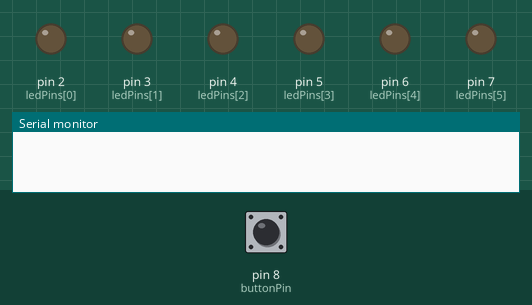
Bench run of a sketch on a simulated Arduino Uno, built with avr-gcc and run on an emulated ATmega328P. Parts: output pins drawn as LEDs (lit = HIGH), the last lines printed to the serial monitor. Inputs (shaded band) come from the test bench; at power-on: pin 8 (buttonPin) LOW. Random numbers use the default seed unless the sketch sets one.

Above: at 1.2 s.
1.3 s: pin 8 (buttonPin) pulled HIGH for 0.15 s
At 2.5 s:
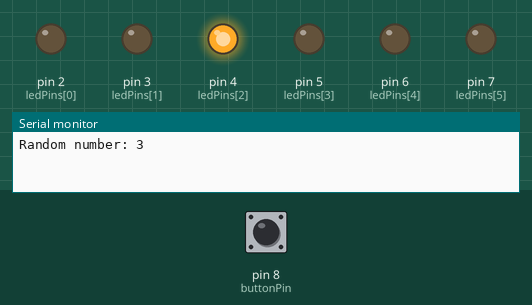
2.9 s: pin 8 (buttonPin) pulled HIGH for 1 s
At 4.0 s:
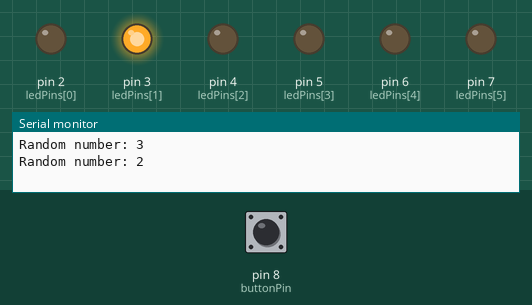
5.4 s: pin 8 (buttonPin) pulled HIGH for 3.2 s
At 5.9 s:
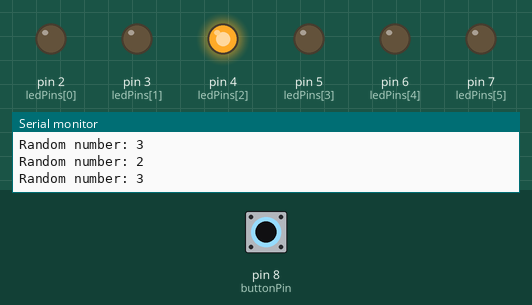
10.1 s: pin 8 (buttonPin) pulled HIGH for 0.15 s
At 10.6 s:
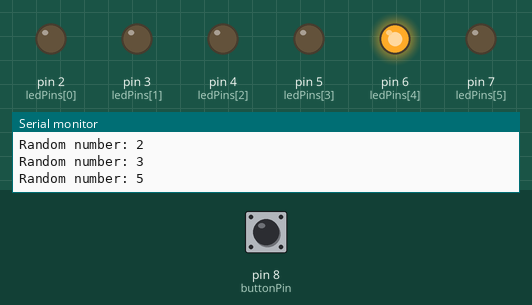
11.7 s: pin 8 (buttonPin) pulled HIGH for 0.15 s
At 12.9 s:
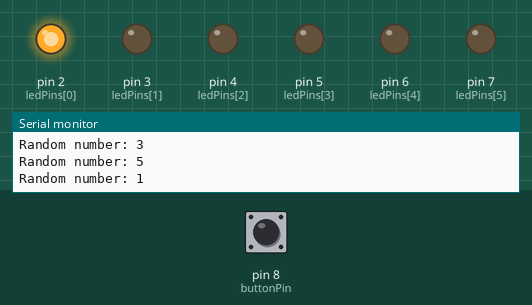
13.3 s: pin 8 (buttonPin) pulsed HIGH 5 times (0.12 s each, 0.3 s apart)
At 15.2 s:
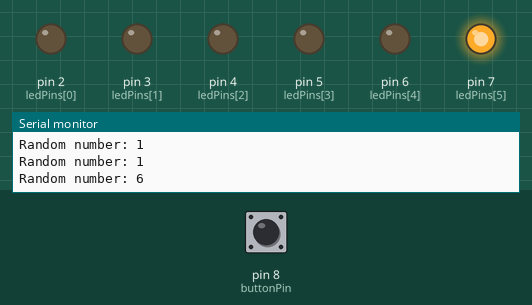
Timing chart, 0 to 16.7 s (numbered marks = the images above; inputs shaded):
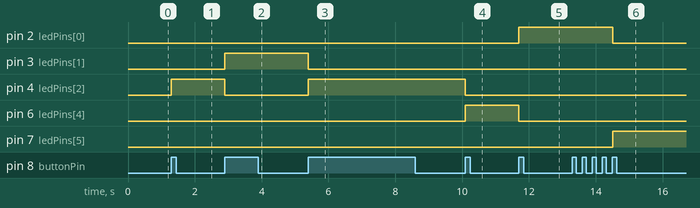

Measured:
- after the input at 1.3 s, pin 4 (ledPins[2]): LOW → HIGH at once
- after the input at 2.9 s, pin 3 (ledPins[1]): LOW → HIGH at once; pin 4 (ledPins[2]): HIGH → LOW at once
- after the input at 5.4 s, pin 3 (ledPins[1]): HIGH → LOW at once; pin 4 (ledPins[2]): LOW → HIGH at once
- after the input at 10.1 s, pin 4 (ledPins[2]): HIGH → LOW at once; pin 6 (ledPins[4]): LOW → HIGH at once
- after the input at 11.7 s, pin 2 (ledPins[0]): LOW → HIGH at once; pin 6 (ledPins[4]): HIGH → LOW at once
- after the input at 13.3 s, pin 2 (ledPins[0]): HIGH → LOW after 1.2 s; pin 7 (ledPins[5]): LOW → HIGH after 1.2 s

The sketch:

Random_number_with_push_button.ino
```cpp
const int ledPins[] = {2, 3, 4, 5, 6, 7};
const int buttonPin = 8;
bool lastButtonState = LOW;
bool buttonState = LOW;

void setup() {
  Serial.begin(9600);
  for (int i = 0; i < 6; i++) {
    pinMode(ledPins[i], OUTPUT);
  }
  pinMode(buttonPin, INPUT);
  randomSeed(analogRead(0));
}

void loop() {
  buttonState = digitalRead(buttonPin);

  if (buttonState == HIGH && lastButtonState == LOW) {
    int randomNumber = random(1, 7);

    Serial.print("Random number: ");
    Serial.println(randomNumber);

    for (int i = 0; i < 6; i++) {
      digitalWrite(ledPins[i], LOW);
    }

    digitalWrite(ledPins[randomNumber - 1], HIGH);
    delay(500);
  }

  lastButtonState = buttonState;
}
```
